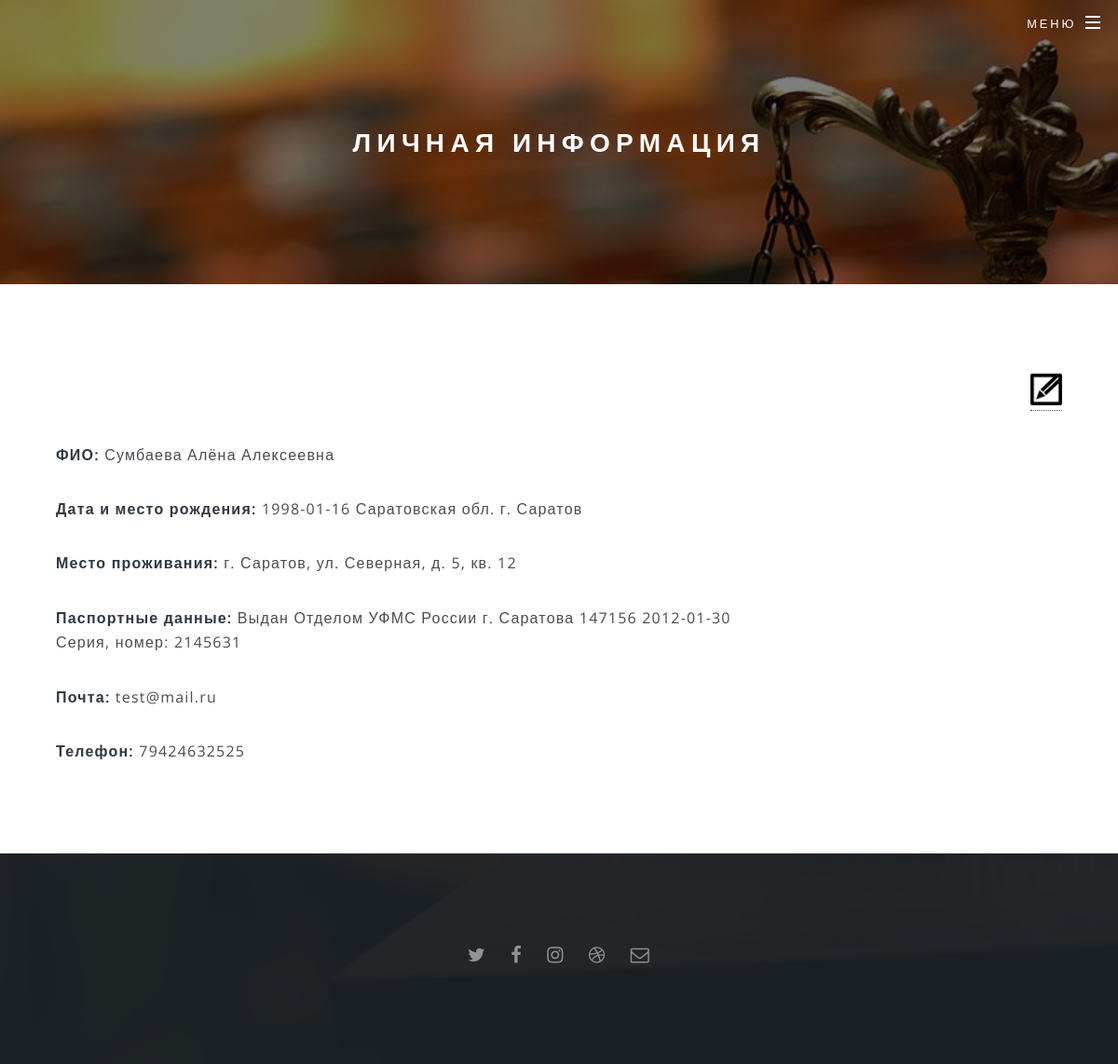
Screenshot of /additional/personal_area.php (signed in) with the database file from the repository.
### tables this page shows
CREATE TABLE `users` (
  `id` int(11) NOT NULL,
  `name` text NOT NULL,
  `surname` text NOT NULL,
  `patronymic` text NOT NULL,
  `dob` date NOT NULL,
  `bpl` text NOT NULL,
  `residence` text NOT NULL,
  `passportID` varchar(15) NOT NULL,
  `issued` text NOT NULL,
  `division_code` varchar(15) NOT NULL,
  `doi` date NOT NULL,
  `mail` varchar(25) NOT NULL,
  `telf` varchar(15) NOT NULL,
  `login` varchar(25) NOT NULL,
  `password` varchar(25) NOT NULL,
  `ip` int(25) NOT NULL
);

### additional/personal_area.php (the view, shortened to what this page needs)
<?php
include("../include/header.php");
?>
<article id="main">
    <header>
        <h2>Личная информация</h2>
    </header>
    <section class="wrapper style5">
        <div class="inner">
        <?php
        $red = (int)$_GET['red'];
        if($red == 1){
        $sql = "SELECT * FROM users WHERE id='$id'";
        $result = mysqli_query($link, $sql);
        if ($result) {
            while ($row = mysqli_fetch_array($result)) {
                echo '
                    <p><a href="../additional/personal_area.php">Назад</a></br></p>
                    <form action="" method="post">
                    <p style="margin-bottom:5px; margin-left: 0%">
                        Фамилия: <input type="text" name="nameF" placeholder="Фамилия" style=" width: 75%" required value="' . $row['surname'].'"> <br>
                        Имя: <input type="text" name="nameI" placeholder="Имя" style=" width: 75%" required value=" ' . $row['name'] . '"> <br>
                        Отчество: <input type="text" name="nameO" placeholder="Отчество" style=" width: 75%" required value="' . $row['patronymic'].'"> <br>
                        Дата рождения: <input type="text" name="data" placeholder="Дата рождения" style=" width: 75%" required value="' . $row['dob'] . '"><br>
                        Место рождения: <input type="text" name="mest" placeholder="Место рождения" style=" width: 75%" required value="' . $row['bpl'].'">
                        <br>
                        Место проживания: <input type="text" name="mepro" placeholder="Место проживания" style=" width: 75%" required value="' . $row['residence'].'">
                        <br>
                        Серия и номер паспорта: <input type="text" name="nunb" placeholder="Серия и номер паспорта" style=" width: 75%" required value=" ' . $row['passportID'].'"> <br>
                        Выдан: <input type="text" name="vidn" placeholder="Выдан" style=" width: 75%" required value="' . $row['issued'] . '"> <br>
                        Код подразделения: <input type="text" name="code" placeholder="Код подразделения" style=" width: 75%" required value="' . $row['division_code'] . '"> <br>
                        Дата выдачи: <input type="text" name="davi" placeholder="Дата выдачи" style=" width: 75%" required value="' . $row['doi'] . '"> <br>
                        E-mail: <input type="email" name="mail" placeholder="E-mail" style=" width: 74.5%" required value="' . $row['mail'].'"> <br>
                        Контактный телефон: <input type="text" name="telf" placeholder="Контактный телефон" style=" width: 75%" required value="' . $row['telf'].'"><br>
                        Логин: <input name="login" type="text" placeholder="Логин"  style=" width: 75%" required value="' . $row['login'].'"><br>
                        Пароль: <input name="password" type="password" placeholder="Пароль" style=" width: 75%" value="' . $row['password'].'"><br>
                        Повторите пароль:
                        <input name="password2" type="password" placeholder="Повторите пароль" style=" width: 75%" value="' . $row['password'].'" ><br>
                        <button name="red" type="submit">Изменить</button>
                    </p>
                </form>';
            }
        }
        } else {
            $sql = "SELECT * FROM users WHERE id='$id'";
            $result = mysqli_query($link, $sql);
            if ($result) {
                while ($row = mysqli_fetch_array($result)) {
                    echo '<p align="right"> <a href="../additional/personal_area.php?red=1"> <img src="../images/red.jpg" style="width: 4ex"></a>';
                    echo '<p><b>ФИО: </b> ' . $row['surname'] . ' ' . $row['name'] . ' ' . $row['patronymic'];
                    echo '<p><b>Дата и место рождения: </b> ' . $row['dob'] . ' ' . $row['bpl'];
                    echo '<p><b>Место проживания: </b> ' . $row['residence'];
                    echo '<p><b>Паспортные данные: </b> Выдан ' . $row['issued'] . ' ' . $row['division_code'] . ' ' . $row['doi'] . '</br> Серия, номер: ' . $row['passportID'];
                    echo '<p><b>Почта: </b> ' . $row['mail'];
                    echo '<p><b>Телефон: </b> ' . $row['telf'];
                }
            }
        }
        ?>
        </div>
    </section>
</article>
<?php
include("../include/footer.php");
?>
</body>
</html>

### assets/css/main.css (style rules this page uses)
html, body, div, span, applet, object, iframe, h1, h2, h3, h4, h5, h6, p, blockquote, pre, a, abbr, acronym, address, big, cite, code, del, dfn, em, img, ins, kbd, q, s, samp, small, strike, strong, sub, sup, tt, var, b, u, i, center, dl, dt, dd, ol, ul, li, fieldset, form, label, legend, table, caption, tbody, tfoot, thead, tr, th, td, article, aside, canvas, details, embed, figure, figcaption, footer, header, hgroup, menu, nav, output, ruby, section, summary, time, mark, audio, video { margin: 0; padding: 0; border: 0; font-size: 100%; font: inherit; vertical-align: baseline; }
article, aside, details, figcaption, figure, footer, header, hgroup, menu, nav, section { display: block; }
body { line-height: 1; }
body { -webkit-text-size-adjust: none; }
*, *:before, *:after { -moz-box-sizing: border-box; -webkit-box-sizing: border-box; box-sizing: border-box; }
body { background: #2e3842; }
body, input, select, textarea { color: #fff; font-family: "Open Sans", Helvetica, sans-serif; font-size: 15pt; font-weight: 400; letter-spacing: 0.075em; line-height: 1.65em; }
@media screen and (max-width: 1680px) { body, input, select, textarea { font-size: 13pt; } }
@media screen and (max-width: 1280px) { body, input, select, textarea { font-size: 12pt; } }
a { -moz-transition: color 0.2s ease, border-bottom-color 0.2s ease; -webkit-transition: color 0.2s ease, border-bottom-color 0.2s ease; -ms-transition: color 0.2s ease, border-bottom-color 0.2s ease; transition: color 0.2s ease, border-bottom-color 0.2s ease; border-bottom: dotted 1px; color: inherit; text-decoration: none; }
strong, b { color: #fff; font-weight: 600; }
p { margin: 0 0 2em 0; }
h1, h2, h3, h4, h5, h6 { color: #fff; font-weight: 800; letter-spacing: 0.225em; line-height: 1em; margin: 0 0 1em 0; text-transform: uppercase; }
h2 { font-size: 1.35em; line-height: 1.75em; }
.wrapper { padding: 6em 0 4em 0 ; }
.wrapper > .inner { width: 60em; margin: 0 auto; }
@media screen and (max-width: 1280px) { .wrapper > .inner { width: 90%; } }
.wrapper.style5 { background-color: #ffffff; color: #4E4852; }
.wrapper.style5 strong, .wrapper.style5 b { color: #2E3842; }
#main > header { padding: 12em 0 10em 0 ; background-image: -moz-linear-gradient(top, rgba(0,0,0,0.5), rgba(0,0,0,0.5)), url("../../images/banner.jpg"); background-image: -webkit-linear-gradient(top, rgba(0,0,0,0.5), rgba(0,0,0,0.5)), url("../../images/banner.jpg"); background-image: -ms-linear-gradient(top, rgba(0,0,0,0.5), rgba(0,0,0,0.5)), url("../../images/banner.jpg"); background-image: linear-gradient(top, rgba(0,0,0,0.5), rgba(0,0,0,0.5)), url("../../images/banner.jpg"); background-attachment: fixed; background-position: center center; background-repeat: no-repeat; background-size: cover; text-align: center; }
#main > header h2 { font-size: 1.75em; margin: 0 0 0.5em 0; }
@media screen and (max-width: 1680px) { #main > header { padding: 10em 0 8em 0 ; } }
@media screen and (max-width: 1280px) { #main > header { padding: 8em 3em 6em 3em ; } }

### rows the page displays
users: surname "Сумбаева", name "Алёна", patronymic "Алексеевна", dob "1998-01-16", bpl "Саратовская обл. г. Саратов", residence "г. Саратов, ул. Северная, д. 5, кв. 12", issued "Отделом УФМС России г. Саратова", division_code "147156", doi "2012-01-30", passportID "2145631", mail "test@mail.ru", telf "79424632525"
